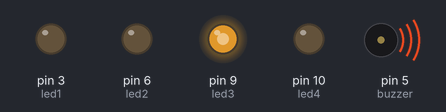
This sketch was run on a simulated Arduino Uno, built with avr-gcc and run on an emulated ATmega328P. On the bench: output pins drawn as LEDs (lit = HIGH), buzzer (waves = sounding).

Above: at 1.8 s.
At 11.7 s:
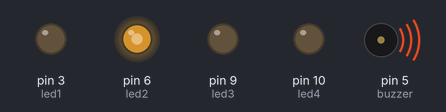
At 21.6 s:
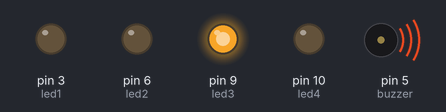
At 26.4 s:
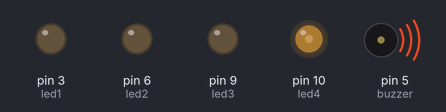
At 30.4 s:
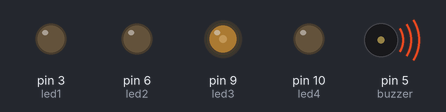
At 38.01 s:
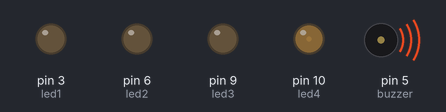
Timing chart, 0 to 40.0 s (numbered marks = the images above):
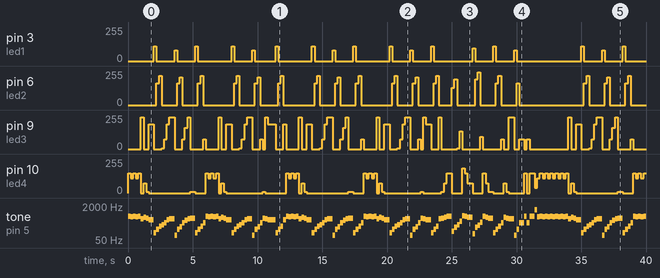

The sketch:

Fur_Elise.ino
```cpp
const int buzzer = 5; //vom folosi pinul 5 pentru a controla buzzerul
const int songspeed = 1.5; //pentru o versiune mai lenta pune un numar mai mare

const int led1 = 3; //pinul primul led rosu
const int led2 = 6; //pinul pentru ledul albastru
const int led3 = 9; //pinul pentru ledul verde
const int led4 = 10; //pinul pentru al doilea led rosu

void Beep(int nota, int durata){
  int wait = durata * songspeed;
  tone(buzzer,nota,wait);
  if (nota<=123)
  {
     analogWrite(led1, nota%256);
     analogWrite(led2, 0);
     analogWrite(led3, 0);
     analogWrite(led4, 0);
  }
  else if(nota<=246)
    {
       analogWrite(led1, 0);
       analogWrite(led2, nota%256);
       analogWrite(led3, 0);
       analogWrite(led4, 0);
    }
   else if(nota<=493)
   {
    analogWrite(led1, 0);
       analogWrite(led2, 0);
       analogWrite(led3, nota%256);
       analogWrite(led4, 0);
   }
   else
   {
     analogWrite(led1, 0);
       analogWrite(led2, 0);
       analogWrite(led3, 0);
       analogWrite(led4, nota%256);
   }
  delay(wait);
}

void setup() {
    pinMode(led1, OUTPUT);
    pinMode(led2, OUTPUT);
    pinMode(led3, OUTPUT);
    pinMode(led4, OUTPUT);
     //1
    Beep(659,200); //E5
    Beep(622,200); //Eb5
    //2
    Beep(659,200); //E5
    Beep(622,200); //Eb5
    Beep(659,200); //E5
    Beep(493,200); //B4
    Beep(587,200); //D5
    Beep(523,200); //C5
    //3
    Beep(440,400); //A4
    Beep(110,200); //A2
    Beep(164,200); //E3
    Beep(220,200); //A3
    Beep(261,200); //C4
    Beep(329,200); //E4
    Beep(440,200); //A4
    //4
    Beep(493,400); //B4
    Beep(82,200); //E2
    Beep(164,200); //E3
    Beep(207,200); //Ab3
    Beep(329,200); //E4
    Beep(415,200); //Ab4
    Beep(493,200); //B4
    //5
    Beep(523,400); //C5
    Beep(110,200); //A2
    Beep(164,200); //E3
    Beep(220,200); //A3
    Beep(329,200); //E4
    Beep(659,200); //E5
    Beep(622,200); //Eb5
    //6
    Beep(659,200); //E5
    Beep(622,200); //Eb5
    Beep(659,200); //E5
    Beep(493,200); //B4
    Beep(587,200); //D5
    Beep(523,200); //C5
    //7
    Beep(440,400); //A4
    Beep(110,200); //A2
    Beep(164,200); //E3
    Beep(220,200); //A3
    Beep(261,200); //C4
    Beep(329,200); //E4
    Beep(440,200); //A4
    //8
    Beep(493,400); //B4
    Beep(82,200); //E2
    Beep(164,200); //E3
    Beep(207,200); //Ab3
    Beep(329,200); //E4
    Beep(523,200); //C5
    Beep(493,200); //B4
    //9
    Beep(440,600); //A4
    Beep(110,200); //A2
    Beep(164,200); //E3
    Beep(220,200); //A3
    Beep(440,200); //A4
    Beep(659,200); //E5
    Beep(622,200); //Eb5
    //10
    Beep(659,200); //E5
    Beep(622,200); //Eb5
    Beep(659,200); //E5
    Beep(493,200); //B4
    Beep(587,200); //D5
    Beep(523,200); //C5
    //11
    Beep(440,400); //A4
    Beep(110,200); //A2
    Beep(164,200); //E3
    Beep(220,200); //A3
    Beep(261,200); //C4
    Beep(329,200); //E4
    Beep(440,200); //A4
    //12
    Beep(493,400); //B4
    Beep(82,200); //E2
    Beep(164,200); //E3
    Beep(207,200); //Ab3
    Beep(329,200); //E4
    Beep(415,200); //Ab4
    Beep(493,200); //B4
    //13
    Beep(523,400); //C5
    Beep(110,200); //A2
    Beep(164,200); //E3
    Beep(220,200); //A3
    Beep(329,200); //E4
    Beep(659,200); //E5
    Beep(622,200); //Eb5
    //14
    Beep(659,200); //E5
    Beep(622,200); //Eb5
    Beep(659,200); //E5
    Beep(493,200); //B4
    Beep(587,200); //D5
    Beep(523,200); //C5
    //15
    Beep(440,400); //A4
    Beep(110,200); //A2
    Beep(164,200); //E3
    Beep(220,200); //A3
    Beep(261,200); //C4
    Beep(329,200); //E4
    Beep(440,200); //A4
    //16
    Beep(493,400); //B4
    Beep(82,200); //E2
    Beep(164,200); //E3
    Beep(207,200); //Ab3
    Beep(329,200); //E4
    Beep(523,200); //C5
    Beep(493,200); //B4
    //17
    Beep(440,400); //A4
    Beep(110,200); //A2
    Beep(164,200); //E3
    Beep(220,200); //A3
    Beep(493,200); //B4
    Beep(523,200); //C5
    Beep(587,200); //D5
    //18
    Beep(659,400); //E5
    Beep(130,200); //C3
    Beep(195,200); //G3
    Beep(261,200); //C4
    Beep(391,200); //G4
    Beep(698,200); //F5
    Beep(659,200); //E5
    //19
    Beep(587,400); //D5
    Beep(97,200); //G2
    Beep(195,200); //G3
    Beep(246,200); //B3
    Beep(349,200); //F4
    Beep(659,200); //E5
    Beep(587,200); //D5
    //20
    Beep(523,400); //C5
    Beep(110,200); //A2
    Beep(164,200); //E3
    Beep(220,200); //A3
    Beep(329,200); //E4
    Beep(587,200); //D5
    Beep(523,200); //C5
    //21
    Beep(493,400); //B4
    Beep(82,200); //E2
    Beep(164,200); //E3
    Beep(329,200); //E4
    Beep(329,200); //E4
    Beep(659,200); //E5
    Beep(329,200); //E4
    //22
    Beep(659,200); //E5
    Beep(659,200); //E5
    Beep(1318,200); //E6
    Beep(622,200); //Eb5
    Beep(659,200); //E5
    Beep(622,200); //Eb5
    //23
    Beep(659,200); //E5
    Beep(622,200); //Eb5
    Beep(659,200); //E5
    Beep(622,200); //Eb5
    Beep(659,200); //E5
    Beep(622,200); //Eb5
    //24
    Beep(659,200); //E5
    Beep(622,200); //Eb5
    Beep(659,200); //E5
    Beep(493,200); //B4
    Beep(587,200); //D5
    Beep(523,200); //C5
    //25
    Beep(440,400); //A4
    Beep(110,200); //A2
    Beep(164,200); //E3
    Beep(220,200); //A3
    Beep(261,200); //C4
    Beep(329,200); //E4
    Beep(440,200); //A4
    //26
    Beep(493,400); //B4
    Beep(82,200); //E2
    Beep(164,200); //E3
    Beep(207,200); //Ab3
    Beep(329,200); //E4
    Beep(415,200); //Ab4
    Beep(493,200); //B4
    //27
    Beep(523,400); //C5
    Beep(110,200); //A2
    Beep(164,200); //E3
    Beep(220,200); //A3
    Beep(329,200); //E4
    Beep(659,200); //E5
    Beep(622,200); //Eb5
    //28
    Beep(659,200); //E5
    Beep(622,200); //Eb5
    Beep(659,200); //E5
    Beep(493,200); //B4
    Beep(587,200); //D5
    Beep(523,200); //C5
    //29
    Beep(440,400); //A4
    Beep(110,200); //A2
    Beep(164,200); //E3
    Beep(220,200); //A3
    Beep(261,200); //C4
    Beep(329,200); //E4
    Beep(440,200); //A4
    //30
    Beep(493,400); //B4
    Beep(82,200); //E2
    Beep(164,200); //E3
    Beep(207,200); //Ab3
    Beep(329,200); //E4
    Beep(523,200); //C5
    Beep(493,200); //B4
    //31
    Beep(440,400); //A4
    Beep(110,200); //A2
    Beep(164,200); //E3
    Beep(220,200); //A3
    Beep(493,200); //B4
    Beep(523,200); //C5
    Beep(587,200); //D5
    //32
    Beep(659,400); //E5
    Beep(130,200); //C3
    Beep(195,200); //G3
    Beep(261,200); //C4
    Beep(391,200); //G4
    Beep(698,200); //F5
    Beep(659,200); //E5
    //33
    Beep(587,400); //D5
    Beep(97,200); //G2
    Beep(195,200); //G3
    Beep(246,200); //B3
    Beep(349,200); //F4
    Beep(659,200); //E5
    Beep(587,200); //D5
    //34
    Beep(523,400); //C5
    Beep(110,200); //A2
    Beep(164,200); //E3
    Beep(220,200); //A3
    Beep(329,200); //E4
    Beep(587,200); //D5
    Beep(523,200); //C5
    //35
    Beep(493,400); //B4
    Beep(82,200); //E2
    Beep(164,200); //E3
    Beep(329,200); //E4
    Beep(329,200); //E4
    Beep(659,200); //E5
    Beep(329,200); //E4
    //36
    Beep(659,200); //E5
    Beep(659,200); //E5
    Beep(1318,200); //E6
    Beep(622,200); //Eb5
    Beep(659,200); //E5
    Beep(622,200); //Eb5
    //37
    Beep(659,200); //E5
    Beep(622,200); //Eb5
    Beep(659,200); //E5
    Beep(622,200); //Eb5
    Beep(659,200); //E5
    Beep(622,200); //Eb5
    //38
    Beep(659,200); //E5
    Beep(622,200); //Eb5
    Beep(659,200); //E5
    Beep(493,200); //B4
    Beep(587,200); //D5
    Beep(523,200); //C5
    //39
    Beep(440,400); //A4
    Beep(110,200); //A2
    Beep(164,200); //E3
    Beep(220,200); //A3
    Beep(261,200); //C4
    Beep(329,200); //E4
    Beep(440,200); //A4
    //40
    Beep(493,400); //B4
    Beep(82,200); //E2
    Beep(164,200); //E3
    Beep(207,200); //Ab3
    Beep(329,200); //E4
    Beep(415,200); //Ab4
    Beep(493,200); //B4
    //41
    Beep(523,400); //C5
    Beep(110,200); //A2
    Beep(164,200); //E3
    Beep(220,200); //A3
    Beep(329,200); //E4
    Beep(659,200); //E5
    Beep(622,200); //Eb5
    //42
    Beep(659,200); //E5
    Beep(622,200); //Eb5
    Beep(659,200); //E5
    Beep(493,200); //B4
    Beep(587,200); //D5
    Beep(523,200); //C5
    //43
    Beep(440,400); //A4
    Beep(110,200); //A2
    Beep(164,200); //E3
    Beep(220,200); //A3
    Beep(261,200); //C4
    Beep(329,200); //E4
    Beep(440,200); //A4
    //44
    Beep(493,400); //B4
    Beep(82,200); //E2
    Beep(164,200); //E3
    Beep(207,200); //Ab3
    Beep(329,200); //E4
    Beep(523,200); //C5
    Beep(493,200); //B4
    //45
    Beep(440,1000); //A4
    analogWrite(led1, 0);
    analogWrite(led2, 0);
    analogWrite(led3, 0);
    analogWrite(led4, 0);
}

void loop() {

}

/*
  Am folosit doar functia setup deoarece nu am dorit sa repet codul la infinit. Se poate reseta de la capat folosind butonul de reset al placutei.
  Functia Beep am creat-o deoarece codul este o portare din C++.
*/
```

Measured:
- by itself, pin 3 (led1): 0/255 → 110/255 at 2.0 s, → 0/255 0.20 s later, → 82/255 1.4 s later, → 0/255 0.20 s later, … (36 changes in this stretch)
- by itself, pin 9 (led3): 0/255 → 237/255 at 1.0 s, → 0/255 0.20 s later, → 184/255 0.40 s later, → 0/255 0.40 s later, … (90 changes in this stretch)
- by itself, pin 6 (led2): 0/255 → 164/255 at 2.2 s, → 220/255 0.20 s later, → 0/255 0.20 s later, → 164/255 1.2 s later, … (56 changes in this stretch)
- by itself, pin 10 (led4): 0/255 → 147/255 at 0.00 s, → 110/255 0.20 s later, → 147/255 0.20 s later, → 110/255 0.20 s later, … (86 changes in this stretch)
